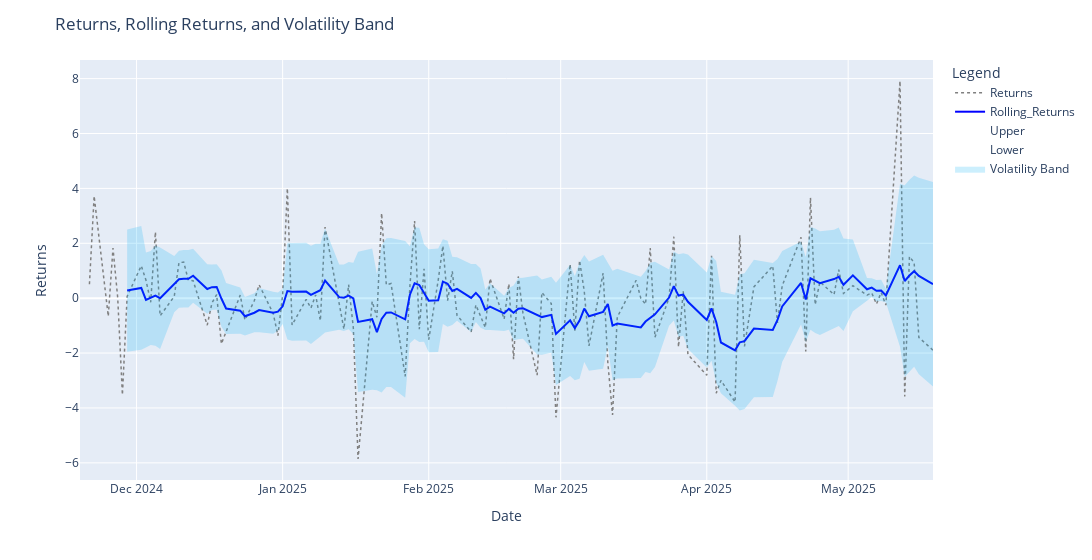

Notebook cell for this chart:
### Code cell
# Plotting Daily Returns, Rolling Returns, and Volatility Bands
fig = px.line(
    df,
    x=df.index,
    y=["Returns", "Rolling_Returns", "Upper", "Lower"],
    width=1600,
    color_discrete_map={
        "Returns": "gray",
        "Rolling_Returns": "blue",
        "Upper": "rgba(0,0,0,0)",   # invisible line for upper
        "Lower": "rgba(0,0,0,0)"    # invisible line for lower
    },
    line_dash_map={
        "Returns": "dotted",
        "Rolling_Returns": "solid",
        "Upper": "solid",
        "Lower": "solid"
    },
    labels={
        "value": "Returns",
        "variable": "Legend"
    }
)

# Filling between Upper and Lower Bands using add_traces
fig.add_traces([
    dict(
        type="scatter",
        x=df.index,
        y=df["Upper"],
        mode="lines",
        line=dict(width=0),
        showlegend=False,
        hoverinfo='skip'
    ),
    dict(
        type="scatter",
        x=df.index,
        y=df["Lower"],
        mode="lines",
        fill='tonexty',
        fillcolor='rgba(0,176,246,0.2)',  # light blue fill
        line=dict(width=0),
        name="Volatility Band",
        hoverinfo='skip'
    )
])

# Making Returns line less prominent
fig.update_traces(
    selector=dict(name="Returns"),
    line=dict(color="gray", width=1.5, dash="dot"),
    opacity=1
)

# Making Rolling Returns line more prominent
fig.update_traces(
    selector=dict(name="Rolling_Returns"),
    line=dict(color="blue", width=2)
)

fig.update_layout(
    title="Returns, Rolling Returns, and Volatility Band",
    yaxis_title="Returns",
    xaxis_title="Date"
)

fig
